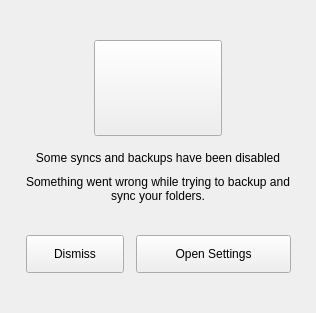
                        <widget class="QWidget" name="pAllSyncsDisabled">
                         <layout class="QVBoxLayout" name="verticalLayout_29">
                          <property name="spacing">
                           <number>0</number>
                          </property>
                          <property name="leftMargin">
                           <number>20</number>
                          </property>
                          <property name="topMargin">
                           <number>0</number>
                          </property>
                          <property name="rightMargin">
                           <number>20</number>
                          </property>
                          <property name="bottomMargin">
                           <number>0</number>
                          </property>
                          <item>
                           <spacer name="verticalSpacer_13">
                            <property name="orientation">
                             <enum>Qt::Vertical</enum>
                            </property>
                            <property name="sizeHint" stdset="0">
                             <size>
                              <width>20</width>
                              <height>40</height>
                             </size>
                            </property>
                           </spacer>
                          </item>
                          <item>
                           <widget class="QWidget" name="wAllSyncsDisabledIcon" native="true">
                            <property name="minimumSize">
                             <size>
                              <width>0</width>
                              <height>96</height>
                             </size>
                            </property>
                            <property name="maximumSize">
                             <size>
                              <width>16777215</width>
                              <height>96</height>
                             </size>
                            </property>
                            <layout class="QHBoxLayout" name="horizontalLayout_232">
                             <property name="spacing">
                              <number>0</number>
                             </property>
                             <property name="leftMargin">
                              <number>0</number>
                             </property>
                             <property name="topMargin">
                              <number>0</number>
                             </property>
                             <property name="rightMargin">
                              <number>0</number>
                             </property>
                             <property name="bottomMargin">
                              <number>0</number>
                             </property>
                             <item>
                              <widget class="QPushButton" name="bAllSyncsDisabled">
                               <property name="minimumSize">
                                <size>
                                 <width>96</width>
                                 <height>96</height>
                                </size>
                               </property>
                               <property name="maximumSize">
                                <size>
                                 <width>128</width>
                                 <height>96</height>
                                </size>
                               </property>
                               <property name="text">
                                <string/>
                               </property>
                               <property name="icon">
                                <iconset>
                                 <normalon>:/sync-warning.svg</normalon>
                                </iconset>
                               </property>
                               <property name="iconSize">
                                <size>
                                 <width>48</width>
                                 <height>48</height>
                                </size>
                               </property>
                              </widget>
                             </item>
                            </layout>
                           </widget>
                          </item>
                          <item>
                           <spacer name="verticalSpacer_11">
                            <property name="orientation">
                             <enum>Qt::Vertical</enum>
                            </property>
                            <property name="sizeType">
                             <enum>QSizePolicy::Maximum</enum>
                            </property>
                            <property name="sizeHint" stdset="0">
                             <size>
                              <width>20</width>
                              <height>12</height>
                             </size>
                            </property>
                           </spacer>
                          </item>
                          <item>
                           <widget class="QWidget" name="wAllSyncsDisabledLabels" native="true">
                            <property name="minimumSize">
                             <size>
                              <width>0</width>
                              <height>0</height>
                             </size>
                            </property>
                            <property name="maximumSize">
                             <size>
                              <width>16777215</width>
                              <height>16777215</height>
                             </size>
                            </property>
                            <layout class="QVBoxLayout" name="verticalLayout_282">
                             <property name="spacing">
                              <number>8</number>
                             </property>
                             <property name="leftMargin">
                              <number>6</number>
                             </property>
                             <property name="topMargin">
                              <number>0</number>
                             </property>
                             <property name="rightMargin">
                              <number>6</number>
                             </property>
                             <property name="bottomMargin">
                              <number>0</number>
                             </property>
                             <item>
                              <widget class="QLabel" name="lAllSyncsDisabledTitle">
                               <property name="minimumSize">
                                <size>
                                 <width>0</width>
                                 <height>19</height>
                                </size>
                               </property>
                               <property name="maximumSize">
                                <size>
                                 <width>16777215</width>
                                 <height>16777215</height>
                                </size>
                               </property>
                               <property name="text">
                                <string>Some syncs and backups have been disabled</string>
                               </property>
                               <property name="alignment">
                                <set>Qt::AlignCenter</set>
                               </property>
                               <property name="wordWrap">
                                <bool>true</bool>
                               </property>
                               <property name="class" stdset="0">
                                <string notr="true">label-1</string>
                               </property>
                              </widget>
                             </item>
                             <item>
                              <widget class="QLabel" name="lAllSyncsDisabledDesc">
                               <property name="text">
                                <string>Something went wrong while trying to backup and sync your folders.</string>
                               </property>
                               <property name="alignment">
                                <set>Qt::AlignCenter</set>
                               </property>
                               <property name="wordWrap">
                                <bool>true</bool>
                               </property>
                               <property name="class" stdset="0">
                                <string notr="true">label-2</string>
                               </property>
                              </widget>
                             </item>
                            </layout>
                           </widget>
                          </item>
                          <item>
                           <spacer name="verticalSpacer_10">
                            <property name="orientation">
                             <enum>Qt::Vertical</enum>
                            </property>
                            <property name="sizeType">
                             <enum>QSizePolicy::Fixed</enum>
                            </property>
                            <property name="sizeHint" stdset="0">
                             <size>
                              <width>20</width>
                              <height>32</height>
                             </size>
                            </property>
                           </spacer>
                          </item>
                          <item>
                           <widget class="QWidget" name="wAllSyncsDisabledButtons" native="true">
                            <layout class="QHBoxLayout" name="horizontalLayout_222">
                             <property name="spacing">
                              <number>12</number>
                             </property>
                             <property name="leftMargin">
                              <number>0</number>
                             </property>
                             <property name="topMargin">
                              <number>0</number>
                             </property>
                             <property name="rightMargin">
                              <number>0</number>
                             </property>
                             <property name="bottomMargin">
                              <number>0</number>
                             </property>
                             <item>
                              <spacer name="horizontalSpacer_201">
                               <property name="orientation">
                                <enum>Qt::Horizontal</enum>
                               </property>
                               <property name="sizeHint" stdset="0">
                                <size>
                                 <width>1</width>
                                 <height>0</height>
                                </size>
                               </property>
                              </spacer>
                             </item>
                             <item>
                              <widget class="QPushButton" name="bDismissAllSyncsSettings">
                               <property name="minimumSize">
                                <size>
                                 <width>98</width>
                                 <height>38</height>
                                </size>
                               </property>
                               <property name="maximumSize">
                                <size>
                                 <width>16777215</width>
                                 <height>38</height>
                                </size>
                               </property>
                               <property name="text">
                                <string>Dismiss</string>
                               </property>
                               <property name="type" stdset="0">
                                <string notr="true">secondary</string>
                               </property>
                               <property name="dimension" stdset="0">
                                <string notr="true">medium</string>
                               </property>
                              </widget>
                             </item>
                             <item>
                              <widget class="QPushButton" name="bOpenAllSyncsSettings">
                               <property name="minimumSize">
                                <size>
                                 <width>155</width>
                                 <height>38</height>
                                </size>
                               </property>
                               <property name="maximumSize">
                                <size>
                                 <width>16777215</width>
                                 <height>38</height>
                                </size>
                               </property>
                               <property name="text">
                                <string>Open Settings</string>
                               </property>
                               <property name="type" stdset="0">
                                <string notr="true">primary</string>
                               </property>
                               <property name="dimension" stdset="0">
                                <string notr="true">medium</string>
                               </property>
                              </widget>
                             </item>
                             <item>
                              <spacer name="horizontalSpacer_212">
                               <property name="orientation">
                                <enum>Qt::Horizontal</enum>
                               </property>
                               <property name="sizeHint" stdset="0">
                                <size>
                                 <width>1</width>
                                 <height>0</height>
                                </size>
                               </property>
                              </spacer>
                             </item>
                            </layout>
                           </widget>
                          </item>
                          <item>
                           <spacer name="verticalSpacer_12">
                            <property name="orientation">
                             <enum>Qt::Vertical</enum>
                            </property>
                            <property name="sizeHint" stdset="0">
                             <size>
                              <width>20</width>
                              <height>40</height>
                             </size>
                            </property>
                           </spacer>
                          </item>
                         </layout>
                        </widget>
